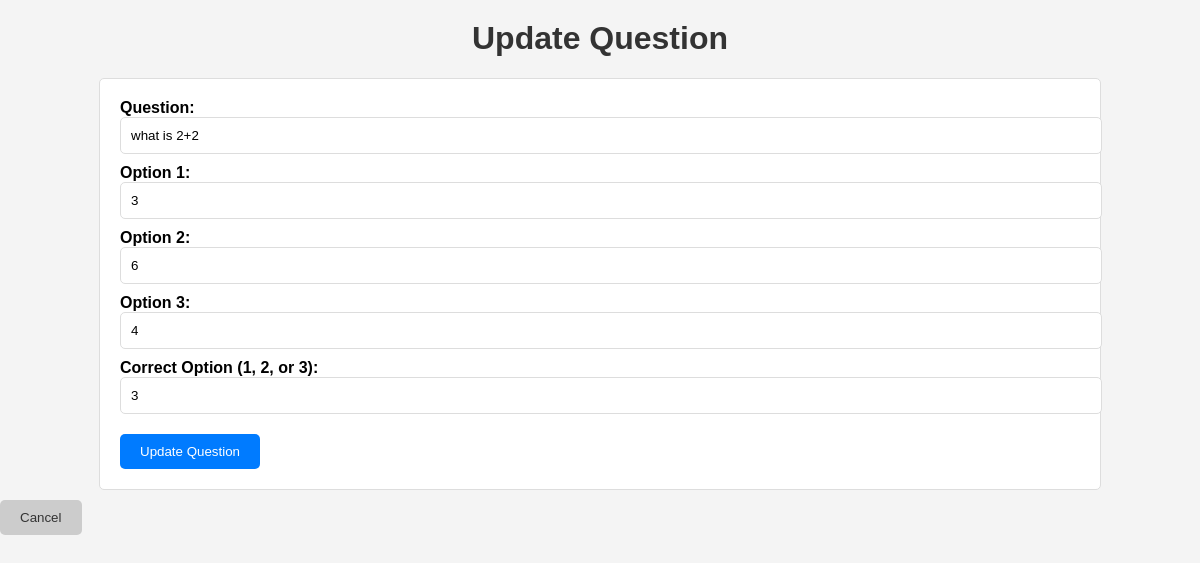
The page /update_question/1 on the database its author committed.
### app.py (models this page shows)
class Question(db.Model):
    id = db.Column(db.Integer, primary_key=True)
    question_text = db.Column(db.String(500), nullable=False)
    option1 = db.Column(db.String(100), nullable=False)
    option2 = db.Column(db.String(100), nullable=False)
    option3 = db.Column(db.String(100), nullable=False)
    correct_option = db.Column(db.Integer, nullable=False)

### app.py (the view, shortened to what this page needs)
@app.route('/update_question/<int:question_id>', methods=['GET', 'POST'])
def update_question(question_id):
    question = Question.query.get(question_id)
    return render_template('update_question.html', question=question)

### templates/update_question.html (shortened to what this page needs)
<!DOCTYPE html>
<html lang="en">
<head>
</head>
<body>
    <h1>Update Question</h1>
    <form method="POST" action="/update_question/{{ question.id }}">
        <div>
            <label for="question_text">Question:</label>
            <input type="text" id="question_text" name="question_text" value="{{ question.question_text }}" required>
        </div>
        <div>
            <label for="option1">Option 1:</label>
            <input type="text" id="option1" name="option1" value="{{ question.option1 }}" required>
        </div>
        <div>
            <label for="option2">Option 2:</label>
            <input type="text" id="option2" name="option2" value="{{ question.option2 }}" required>
        </div>
        <div>
            <label for="option3">Option 3:</label>
            <input type="text" id="option3" name="option3" value="{{ question.option3 }}" required>
        </div>
        <div>
            <label for="correct_option">Correct Option (1, 2, or 3):</label>
            <input type="number" id="correct_option" name="correct_option" value="{{ question.correct_option }}" required>
        </div>
        <button type="submit">Update Question</button>
    </form>
    <button onclick="location.href='/questions'">Cancel</button>
</body>
</html>

### templates/update_question.html (style rules this page uses)
body { font-family: Arial, sans-serif; background-color: #f4f4f4; margin: 0; padding: 0; }
h1 { text-align: center; color: #333; margin-top: 20px; }
form { width: 80%; margin: 0 auto; background-color: #fff; padding: 20px; border: 1px solid #ddd; border-radius: 5px; }
div { margin-bottom: 10px; }
label { display: block; font-weight: bold; }
input[type="text"], input[type="number"] { width: 100%; padding: 10px; border: 1px solid #ddd; border-radius: 5px; }
button[type="submit"] { background-color: #007BFF; color: #fff; border: none; padding: 10px 20px; border-radius: 5px; cursor: pointer; }
button { background-color: #ccc; color: #333; border: none; padding: 10px 20px; border-radius: 5px; cursor: pointer; margin-top: 10px; }

### rows shown on the page
Question: question_text "what is 2+2", option1 "3", option2 "6", option3 "4", correct_option "3"
